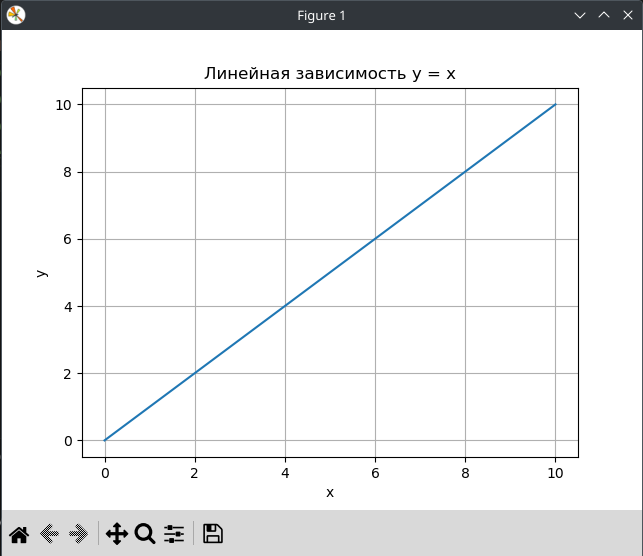

Source code (Python):
import matplotlib.pyplot as plt
import numpy as np
# Независимая (x) и зависимая (y) переменные
x = np.linspace(0, 10, 50)
y = x
# Построение графика
plt.title('Линейная зависимость y = x') # заголовок
plt.xlabel('x') # ось абсцисс
plt.ylabel('y') # ось ординат
plt.grid() # включение отображение сетки
plt.plot(x, y) # построение графика
plt.show()
